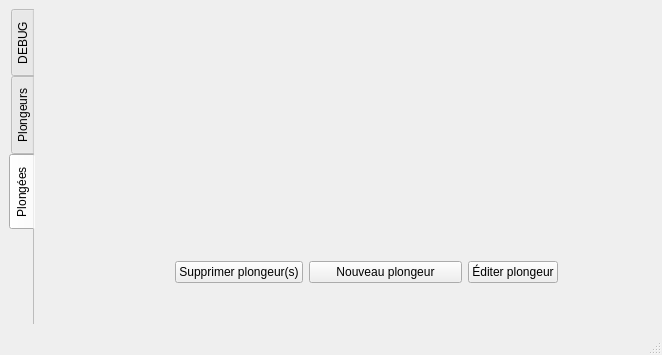
<?xml version="1.0" encoding="UTF-8"?>
<ui version="4.0">
 <class>MainWindow</class>
 <widget class="QMainWindow" name="MainWindow">
  <property name="geometry">
   <rect>
    <x>0</x>
    <y>0</y>
    <width>662</width>
    <height>355</height>
   </rect>
  </property>
  <property name="windowTitle">
   <string>CPSM gestion plongées</string>
  </property>
  <widget class="QWidget" name="centralwidget">
   <layout class="QGridLayout" name="gridLayout">
    <item row="0" column="0">
     <widget class="QTabWidget" name="tabw_main">
      <property name="enabled">
       <bool>true</bool>
      </property>
      <property name="tabPosition">
       <enum>QTabWidget::West</enum>
      </property>
      <property name="currentIndex">
       <number>2</number>
      </property>
      <property name="usesScrollButtons">
       <bool>true</bool>
      </property>
      <property name="documentMode">
       <bool>true</bool>
      </property>
      <property name="tabsClosable">
       <bool>false</bool>
      </property>
      <property name="movable">
       <bool>false</bool>
      </property>
      <property name="tabBarAutoHide">
       <bool>true</bool>
      </property>
      <widget class="debug::DbVisualizer" name="tab_debug">
       <property name="enabled">
        <bool>true</bool>
       </property>
       <attribute name="title">
        <string>DEBUG</string>
       </attribute>
      </widget>
      <widget class="QStackedWidget" name="tab_divers">
       <property name="currentIndex">
        <number>0</number>
       </property>
       <attribute name="title">
        <string>Plongeurs</string>
       </attribute>
       <widget class="QWidget" name="pg_browse">
        <layout class="QVBoxLayout" name="verticalLayout_2">
         <item>
          <widget class="gui::DiverSearch" name="mainDiverSearch" native="true"/>
         </item>
         <item>
          <layout class="QHBoxLayout" name="hlay_diverEdit">
           <property name="sizeConstraint">
            <enum>QLayout::SetNoConstraint</enum>
           </property>
           <item>
            <widget class="QPushButton" name="pb_deleteDiver">
             <property name="sizePolicy">
              <sizepolicy hsizetype="Maximum" vsizetype="Fixed">
               <horstretch>0</horstretch>
               <verstretch>0</verstretch>
              </sizepolicy>
             </property>
             <property name="text">
              <string>Supprimer plongeur(s)</string>
             </property>
            </widget>
           </item>
           <item>
            <widget class="QPushButton" name="pb_newDiver">
             <property name="text">
              <string>Nouveau plongeur</string>
             </property>
            </widget>
           </item>
           <item>
            <widget class="QPushButton" name="pb_editDiver">
             <property name="sizePolicy">
              <sizepolicy hsizetype="Maximum" vsizetype="Fixed">
               <horstretch>0</horstretch>
               <verstretch>0</verstretch>
              </sizepolicy>
             </property>
             <property name="text">
              <string>Éditer plongeur</string>
             </property>
            </widget>
           </item>
          </layout>
         </item>
        </layout>
       </widget>
       <widget class="gui::DiverEdit" name="pg_editDiver"/>
      </widget>
      <widget class="QStackedWidget" name="tab_dives">
       <property name="currentIndex">
        <number>0</number>
       </property>
       <attribute name="title">
        <string>Plongées</string>
       </attribute>
       <widget class="QWidget" name="pg_browseDives">
       <layout class="QVBoxLayout" name="verticalLayout_2">
        <item>
        <widget class="gui::DiveSearch" name="mainDiveSearch" native="true">
         <property name="geometry">
          <rect>
           <x>200</x>
           <y>50</y>
           <width>241</width>
           <height>161</height>
          </rect>
         </property>
        </widget>
        </item>
        </layout>
        <widget class="QWidget" name="">
         <property name="geometry">
          <rect>
           <x>140</x>
           <y>250</y>
           <width>383</width>
           <height>27</height>
          </rect>
         </property>
         <layout class="QHBoxLayout" name="hlay_diveEdit">
          <item>
           <widget class="QPushButton" name="pb_deleteDive">
            <property name="sizePolicy">
             <sizepolicy hsizetype="Maximum" vsizetype="Fixed">
              <horstretch>0</horstretch>
              <verstretch>0</verstretch>
             </sizepolicy>
            </property>
            <property name="text">
             <string>Supprimer plongeur(s)</string>
            </property>
           </widget>
          </item>
          <item>
           <widget class="QPushButton" name="pb_newDive">
            <property name="text">
             <string>Nouveau plongeur</string>
            </property>
           </widget>
          </item>
          <item>
           <widget class="QPushButton" name="pb_editDive">
            <property name="sizePolicy">
             <sizepolicy hsizetype="Maximum" vsizetype="Fixed">
              <horstretch>0</horstretch>
              <verstretch>0</verstretch>
             </sizepolicy>
            </property>
            <property name="text">
             <string>Éditer plongeur</string>
            </property>
           </widget>
          </item>
         </layout>
        </widget>
       </widget>
      </widget>
     </widget>
    </item>
   </layout>
  </widget>
  <widget class="QMenuBar" name="menubar">
   <property name="geometry">
    <rect>
     <x>0</x>
     <y>0</y>
     <width>662</width>
     <height>22</height>
    </rect>
   </property>
  </widget>
  <widget class="QStatusBar" name="statusbar"/>
 </widget>
 <customwidgets>
  <customwidget>
   <class>gui::DiverSearch</class>
   <extends>QWidget</extends>
   <header>GUI/DiverSearch.hpp</header>
   <container>1</container>
  </customwidget>
  <customwidget>
   <class>debug::DbVisualizer</class>
   <extends>QWidget</extends>
   <header>Debug/DbVisualizer.h</header>
   <container>1</container>
  </customwidget>
  <customwidget>
   <class>gui::DiverEdit</class>
   <extends>QWidget</extends>
   <header>GUI/DiverEdit.h</header>
   <container>1</container>
  </customwidget>
  <customwidget>
   <class>gui::DiveSearch</class>
   <extends>QWidget</extends>
   <header>GUI/DiveSearch.hpp</header>
   <container>1</container>
  </customwidget>
 </customwidgets>
 <resources/>
 <connections/>
</ui>
